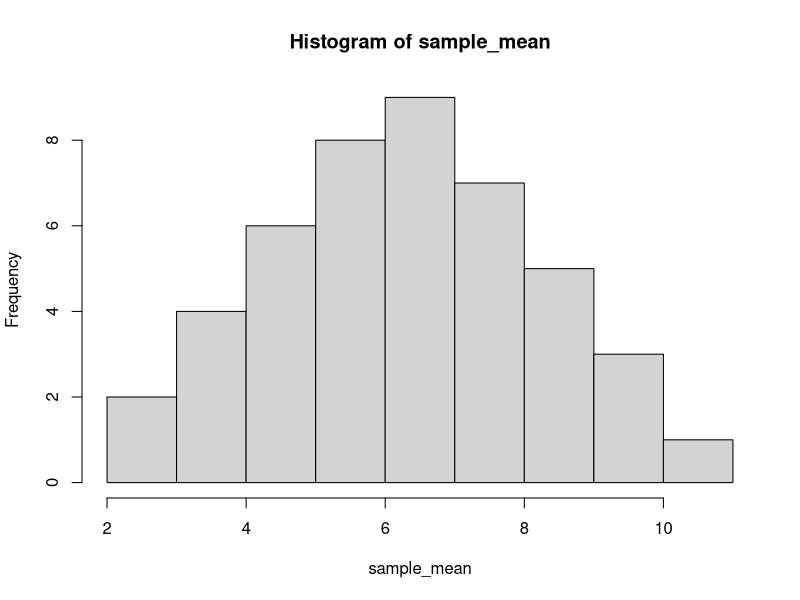
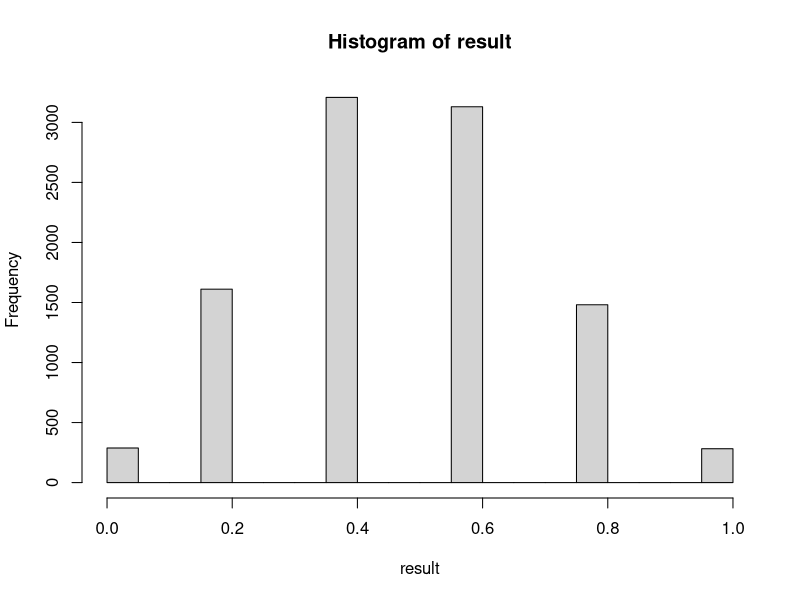
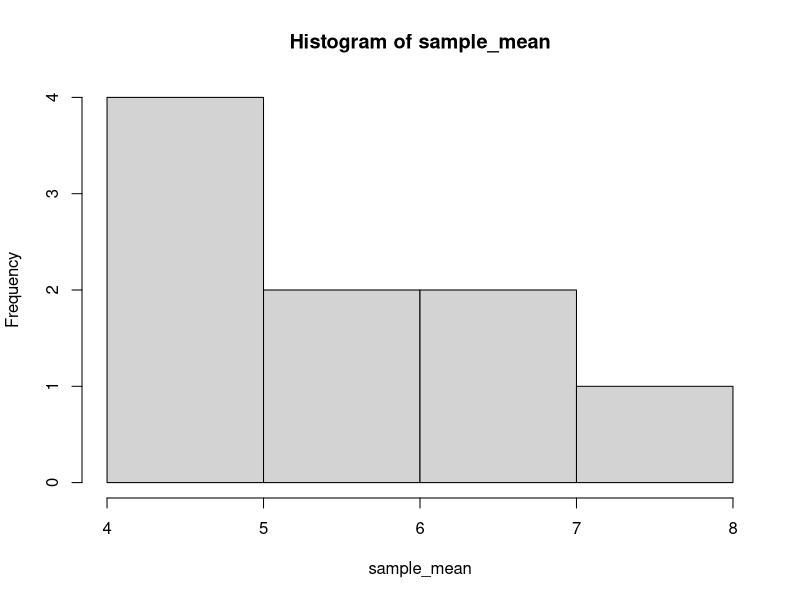

The R source for these figures, in order:
####Example: Consider the following population 2,3,4,5,6,7,8,9,10,11.
population = c(2,3,4,5,6,7,8,9,10,11)

#Find all possible samples of size 2
samples = t(combn(population,2) )

#Find the mean for each sample
sample_mean = (samples[,1]+samples[,2])/2

#Plot the graph
hist(sample_mean)


####Example: Roll a die 5 times and find the proportion of odd numbers (1 or 3 or 5). What do we know about the behavior of all sample proportions that are generated as this process continues indefinitely?
dice = sample(1:6,5,replace=T)
mean(dice %in% c(1,3,5))

#Run this process 10,000 times
result = c()
for(rep in 1:10000){
  #Sample
  dice = sample(1:6,5,replace=T)
  #Store the result
  result[rep] = mean(dice %in% c(1,3,5))
}
#Plot the histogram
hist(result)


#### Example:  Consider a population of children in a family such that the ages are $\{4,5,8\}$. What do we know about the behavior of all sample means from a sample of size 2 that are generated as this process ?
#Find all possible samples of size 2
samples = expand.grid(rep(list(c(4,5,8)), 2))
#Find the mean for each sample
sample_mean = (samples[,1]+samples[,2])/2
#Plot the graph
hist(sample_mean)
